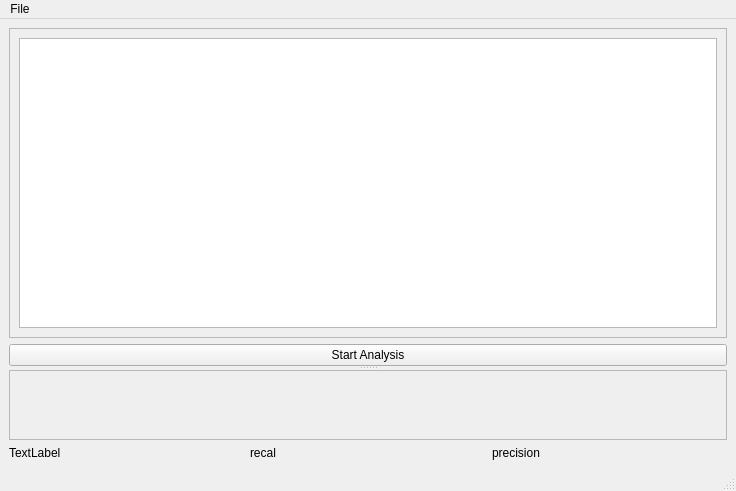
<?xml version="1.0" encoding="UTF-8"?>
<ui version="4.0">
 <class>MainWindow</class>
 <widget class="QMainWindow" name="MainWindow">
  <property name="geometry">
   <rect>
    <x>0</x>
    <y>0</y>
    <width>736</width>
    <height>491</height>
   </rect>
  </property>
  <property name="windowTitle">
   <string>Result application</string>
  </property>
  <widget class="QWidget" name="centralwidget">
   <layout class="QVBoxLayout" name="verticalLayout">
    <item>
     <widget class="QSplitter" name="splitter">
      <property name="orientation">
       <enum>Qt::Vertical</enum>
      </property>
      <widget class="QWidget" name="layoutWidget">
       <layout class="QVBoxLayout" name="verticalLayout_2">
        <item>
         <widget class="QScrollArea" name="scrollArea">
          <property name="widgetResizable">
           <bool>true</bool>
          </property>
          <widget class="QWidget" name="scrollAreaWidgetContents_2">
           <property name="geometry">
            <rect>
             <x>0</x>
             <y>0</y>
             <width>714</width>
             <height>99</height>
            </rect>
           </property>
           <layout class="QHBoxLayout" name="horizontalLayout">
            <item>
             <widget class="QTextEdit" name="textEdit"/>
            </item>
           </layout>
          </widget>
         </widget>
        </item>
        <item>
         <widget class="QPushButton" name="pushButton">
          <property name="text">
           <string>Start Analysis</string>
          </property>
         </widget>
        </item>
       </layout>
      </widget>
      <widget class="QScrollArea" name="scrollArea_2">
       <property name="widgetResizable">
        <bool>true</bool>
       </property>
       <widget class="QWidget" name="scrollAreaWidgetContents_4">
        <property name="geometry">
         <rect>
          <x>0</x>
          <y>0</y>
          <width>716</width>
          <height>272</height>
         </rect>
        </property>
        <layout class="QGridLayout" name="gridLayout">
         <item row="1" column="0">
          <layout class="QVBoxLayout" name="verticalLayout_3"/>
         </item>
        </layout>
       </widget>
      </widget>
     </widget>
    </item>
    <item>
     <layout class="QHBoxLayout" name="horizontalLayout_2">
      <item>
       <widget class="QLabel" name="label">
        <property name="text">
         <string>TextLabel</string>
        </property>
       </widget>
      </item>
      <item>
       <widget class="QLabel" name="recal">
        <property name="text">
         <string>recal</string>
        </property>
       </widget>
      </item>
      <item>
       <widget class="QLabel" name="precision">
        <property name="text">
         <string>precision</string>
        </property>
       </widget>
      </item>
     </layout>
    </item>
   </layout>
  </widget>
  <widget class="QMenuBar" name="menubar">
   <property name="geometry">
    <rect>
     <x>0</x>
     <y>0</y>
     <width>736</width>
     <height>21</height>
    </rect>
   </property>
   <widget class="QMenu" name="menuFile">
    <property name="title">
     <string>File</string>
    </property>
    <addaction name="actionLoad_text_from_file"/>
   </widget>
   <addaction name="menuFile"/>
  </widget>
  <widget class="QStatusBar" name="statusbar"/>
  <action name="actionLoad_text_from_file">
   <property name="text">
    <string>Load text from file</string>
   </property>
  </action>
 </widget>
 <resources/>
 <connections/>
</ui>
